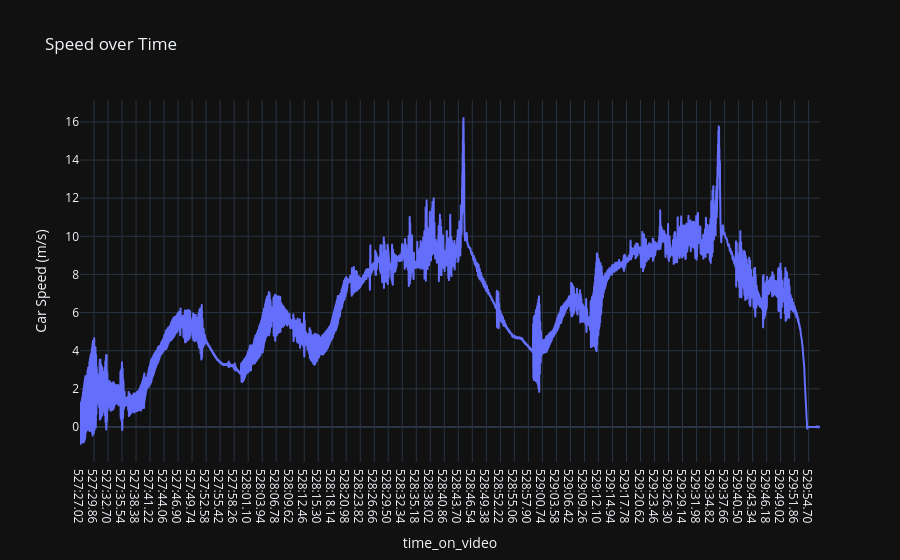

Notebook code for this chart:
### Code cell
import pandas as pd
import plotly.express as px

# Load your data
df = pd.read_csv('NoAeroRun.csv')

# Convert the times to milliseconds
start_time_ms = 8 * 60 * 60 * 1000 + 47 * 60 * 1000 + 27 * 1000 + 20
end_time_ms = 8 * 60 * 60 * 1000 + 49 * 60 * 1000 + 57 * 1000

# Indices and their corresponding times
start_index = 2046
end_index = 18957
time_interval = 0.009  # seconds
radius = 0.26035  # in meters
gear_ratio = 3.54


# Time difference and index difference
time_diff_ms = end_time_ms - start_time_ms
index_diff = end_index - start_index

df['Wheel_Speed'] = (df['D2_Motor_Speed'] * (2 * 3.141592653589793 * radius) / 60) / gear_ratio

df['IVT_Result_I'] = df['IVT_Result_I']*-1

df['IVT_Result_I'] = df['IVT_Result_I']/1000

df['Power'] = df['D1_DC_Bus_Voltage'] * df['IVT_Result_I']

# Calculate incremental energy used at each time point
df['Incremental_Energy'] = df['Power'] * time_interval  # Energy in Joules (Watt-seconds)

# Calculate the cumulative energy used
df['Total_Energy'] = df['Incremental_Energy'].cumsum()

# Time per index
time_per_index_ms = time_diff_ms / index_diff

# Create the new time column
df['adjusted_time_ms'] = start_time_ms + (df.index - start_index) * time_per_index_ms

# Function to convert milliseconds to video time format
def ms_to_video_time(ms):
    minutes = ms // 60000
    seconds = (ms % 60000) / 1000
    return f"{int(minutes):02}:{seconds:05.2f}"

df['time_on_video'] = df['adjusted_time_ms'].apply(ms_to_video_time)

# Filter the DataFrame to include only relevant indices
df_video = df[(df.index >= start_index) & (df.index <= end_index)]

# Create the plot
fig = px.line(df_video, x='time_on_video', y='Wheel_Speed', title='Speed over Time', labels={'Wheel_Speed': 'Car Speed (m/s)'})
fig.show()

### Figure 1 — Plotly figure (JSON) as saved in the notebook; plotly's stock layout.template omitted (floating-point values rounded to 4 significant figures; data arrays with more than 128 entries replaced by an {"elided": "..."} marker saying what was removed)
{"data": [{"hovertemplate": "time_on_video=%{x}<br>Car Speed (m/s)=%{y}<extra></extra>", "legendgroup": "", "line": {"color": "#636efa", "dash": "solid"}, "marker": {"symbol": "circle"}, "mode": "lines", "name": "", "showlegend": false, "x": {"elided": "16912 str values"}, "xaxis": "x", "y": {"elided": "16912 float values"}, "yaxis": "y", "type": "scattergl"}], "layout": {"xaxis": {"anchor": "y", "domain": [0.0, 1.0], "title": {"text": "time_on_video"}}, "yaxis": {"anchor": "x", "domain": [0.0, 1.0], "title": {"text": "Car Speed (m/s)"}}, "legend": {"tracegroupgap": 0}, "title": {"text": "Speed over Time"}}}
